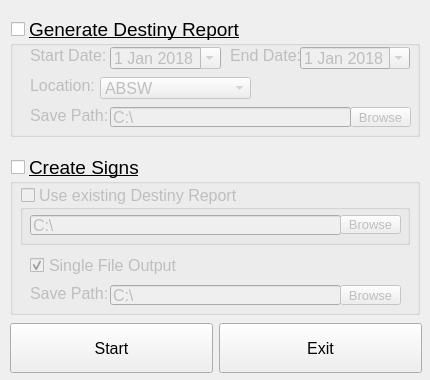
<?xml version="1.0" encoding="UTF-8"?>
<ui version="4.0">
 <class>mainWindow</class>
 <widget class="QWidget" name="mainWindow">
  <property name="windowModality">
   <enum>Qt::NonModal</enum>
  </property>
  <property name="enabled">
   <bool>true</bool>
  </property>
  <property name="geometry">
   <rect>
    <x>0</x>
    <y>0</y>
    <width>430</width>
    <height>380</height>
   </rect>
  </property>
  <property name="sizePolicy">
   <sizepolicy hsizetype="Fixed" vsizetype="Fixed">
    <horstretch>0</horstretch>
    <verstretch>0</verstretch>
   </sizepolicy>
  </property>
  <property name="minimumSize">
   <size>
    <width>430</width>
    <height>380</height>
   </size>
  </property>
  <property name="maximumSize">
   <size>
    <width>430</width>
    <height>380</height>
   </size>
  </property>
  <property name="baseSize">
   <size>
    <width>430</width>
    <height>325</height>
   </size>
  </property>
  <property name="windowTitle">
   <string>Auto Schedule</string>
  </property>
  <widget class="QWidget" name="gridLayoutWidget">
   <property name="geometry">
    <rect>
     <x>10</x>
     <y>10</y>
     <width>412</width>
     <height>371</height>
    </rect>
   </property>
   <layout class="QVBoxLayout" name="widgetVerticalLayout">
    <property name="sizeConstraint">
     <enum>QLayout::SetDefaultConstraint</enum>
    </property>
    <item>
     <widget class="QGroupBox" name="genReportBox">
      <property name="minimumSize">
       <size>
        <width>410</width>
        <height>120</height>
       </size>
      </property>
      <property name="maximumSize">
       <size>
        <width>410</width>
        <height>120</height>
       </size>
      </property>
      <property name="font">
       <font>
        <family>Tahoma</family>
        <pointsize>14</pointsize>
        <underline>true</underline>
       </font>
      </property>
      <property name="title">
       <string>Generate Destiny Report</string>
      </property>
      <property name="checkable">
       <bool>true</bool>
      </property>
      <property name="checked">
       <bool>false</bool>
      </property>
      <widget class="QComboBox" name="selectLocation">
       <property name="geometry">
        <rect>
         <x>90</x>
         <y>60</y>
         <width>151</width>
         <height>22</height>
        </rect>
       </property>
       <property name="font">
        <font>
         <pointsize>12</pointsize>
         <underline>false</underline>
        </font>
       </property>
       <property name="editable">
        <bool>false</bool>
       </property>
       <item>
        <property name="text">
         <string>ABSW</string>
        </property>
       </item>
       <item>
        <property name="text">
         <string>Belmont</string>
        </property>
       </item>
       <item>
        <property name="text">
         <string>Golden Bear Center</string>
        </property>
       </item>
       <item>
        <property name="text">
         <string>San Francisco Center</string>
        </property>
       </item>
      </widget>
      <widget class="QLabel" name="startDateLabel">
       <property name="geometry">
        <rect>
         <x>20</x>
         <y>30</y>
         <width>81</width>
         <height>16</height>
        </rect>
       </property>
       <property name="font">
        <font>
         <family>Tahoma</family>
         <pointsize>12</pointsize>
         <underline>false</underline>
        </font>
       </property>
       <property name="text">
        <string>Start Date:</string>
       </property>
      </widget>
      <widget class="QToolButton" name="browseSaveReportButton">
       <property name="geometry">
        <rect>
         <x>340</x>
         <y>90</y>
         <width>61</width>
         <height>20</height>
        </rect>
       </property>
       <property name="font">
        <font>
         <pointsize>10</pointsize>
         <underline>false</underline>
        </font>
       </property>
       <property name="text">
        <string>Browse</string>
       </property>
       <property name="checkable">
        <bool>false</bool>
       </property>
       <property name="popupMode">
        <enum>QToolButton::InstantPopup</enum>
       </property>
       <property name="toolButtonStyle">
        <enum>Qt::ToolButtonTextOnly</enum>
       </property>
      </widget>
      <widget class="QLineEdit" name="selectSaveReportPath">
       <property name="geometry">
        <rect>
         <x>100</x>
         <y>90</y>
         <width>241</width>
         <height>20</height>
        </rect>
       </property>
       <property name="font">
        <font>
         <pointsize>12</pointsize>
         <underline>false</underline>
        </font>
       </property>
       <property name="text">
        <string>C:\</string>
       </property>
       <property name="readOnly">
        <bool>false</bool>
       </property>
      </widget>
      <widget class="QDateEdit" name="selectStartDate">
       <property name="geometry">
        <rect>
         <x>100</x>
         <y>30</y>
         <width>111</width>
         <height>22</height>
        </rect>
       </property>
       <property name="font">
        <font>
         <family>Tahoma</family>
         <pointsize>12</pointsize>
         <weight>50</weight>
         <bold>false</bold>
         <underline>false</underline>
        </font>
       </property>
       <property name="frame">
        <bool>true</bool>
       </property>
       <property name="showGroupSeparator" stdset="0">
        <bool>false</bool>
       </property>
       <property name="calendarPopup">
        <bool>true</bool>
       </property>
       <property name="date">
        <date>
         <year>2018</year>
         <month>1</month>
         <day>1</day>
        </date>
       </property>
      </widget>
      <widget class="QLabel" name="locationLabel">
       <property name="geometry">
        <rect>
         <x>20</x>
         <y>60</y>
         <width>71</width>
         <height>16</height>
        </rect>
       </property>
       <property name="font">
        <font>
         <family>Tahoma</family>
         <pointsize>12</pointsize>
         <underline>false</underline>
        </font>
       </property>
       <property name="text">
        <string>Location:</string>
       </property>
      </widget>
      <widget class="QLabel" name="saveReportPathLabel">
       <property name="geometry">
        <rect>
         <x>20</x>
         <y>90</y>
         <width>81</width>
         <height>16</height>
        </rect>
       </property>
       <property name="font">
        <font>
         <family>Tahoma</family>
         <pointsize>12</pointsize>
         <underline>false</underline>
        </font>
       </property>
       <property name="text">
        <string>Save Path:</string>
       </property>
      </widget>
      <widget class="QLabel" name="endDateLabel">
       <property name="geometry">
        <rect>
         <x>220</x>
         <y>30</y>
         <width>71</width>
         <height>16</height>
        </rect>
       </property>
       <property name="font">
        <font>
         <family>Tahoma</family>
         <pointsize>12</pointsize>
         <weight>50</weight>
         <bold>false</bold>
         <underline>false</underline>
        </font>
       </property>
       <property name="text">
        <string>End Date:</string>
       </property>
      </widget>
      <widget class="QDateEdit" name="selectEndDate">
       <property name="geometry">
        <rect>
         <x>290</x>
         <y>30</y>
         <width>110</width>
         <height>22</height>
        </rect>
       </property>
       <property name="font">
        <font>
         <pointsize>12</pointsize>
         <underline>false</underline>
        </font>
       </property>
       <property name="focusPolicy">
        <enum>Qt::WheelFocus</enum>
       </property>
       <property name="calendarPopup">
        <bool>true</bool>
       </property>
       <property name="date">
        <date>
         <year>2018</year>
         <month>1</month>
         <day>1</day>
        </date>
       </property>
      </widget>
      <zorder>selectLocation</zorder>
      <zorder>startDateLabel</zorder>
      <zorder>browseSaveReportButton</zorder>
      <zorder>selectSaveReportPath</zorder>
      <zorder>selectStartDate</zorder>
      <zorder>locationLabel</zorder>
      <zorder>saveReportPathLabel</zorder>
      <zorder>endDateLabel</zorder>
      <zorder>selectEndDate</zorder>
      <zorder>createSignsBox</zorder>
     </widget>
    </item>
    <item>
     <widget class="QGroupBox" name="createSignsBox">
      <property name="enabled">
       <bool>true</bool>
      </property>
      <property name="minimumSize">
       <size>
        <width>150</width>
        <height>160</height>
       </size>
      </property>
      <property name="maximumSize">
       <size>
        <width>410</width>
        <height>150</height>
       </size>
      </property>
      <property name="font">
       <font>
        <family>Tahoma</family>
        <pointsize>14</pointsize>
        <underline>true</underline>
       </font>
      </property>
      <property name="title">
       <string>Create Signs</string>
      </property>
      <property name="checkable">
       <bool>true</bool>
      </property>
      <property name="checked">
       <bool>false</bool>
      </property>
      <widget class="QCheckBox" name="singleOutputCheckbox">
       <property name="geometry">
        <rect>
         <x>20</x>
         <y>100</y>
         <width>151</width>
         <height>21</height>
        </rect>
       </property>
       <property name="font">
        <font>
         <pointsize>12</pointsize>
         <underline>false</underline>
        </font>
       </property>
       <property name="text">
        <string>Single File Output</string>
       </property>
       <property name="checked">
        <bool>true</bool>
       </property>
      </widget>
      <widget class="QGroupBox" name="useExistingReportBox">
       <property name="geometry">
        <rect>
         <x>10</x>
         <y>30</y>
         <width>390</width>
         <height>60</height>
        </rect>
       </property>
       <property name="maximumSize">
        <size>
         <width>390</width>
         <height>60</height>
        </size>
       </property>
       <property name="font">
        <font>
         <pointsize>12</pointsize>
         <underline>false</underline>
        </font>
       </property>
       <property name="title">
        <string>Use existing Destiny Report</string>
       </property>
       <property name="checkable">
        <bool>true</bool>
       </property>
       <property name="checked">
        <bool>false</bool>
       </property>
       <widget class="QLineEdit" name="selectExistingReportPath">
        <property name="geometry">
         <rect>
          <x>10</x>
          <y>30</y>
          <width>311</width>
          <height>20</height>
         </rect>
        </property>
        <property name="font">
         <font>
          <pointsize>12</pointsize>
         </font>
        </property>
        <property name="text">
         <string>C:\</string>
        </property>
        <property name="readOnly">
         <bool>false</bool>
        </property>
       </widget>
       <widget class="QToolButton" name="browseExistingReportButton">
        <property name="geometry">
         <rect>
          <x>320</x>
          <y>30</y>
          <width>61</width>
          <height>19</height>
         </rect>
        </property>
        <property name="font">
         <font>
          <pointsize>10</pointsize>
         </font>
        </property>
        <property name="text">
         <string>Browse</string>
        </property>
        <property name="popupMode">
         <enum>QToolButton::InstantPopup</enum>
        </property>
        <property name="toolButtonStyle">
         <enum>Qt::ToolButtonTextOnly</enum>
        </property>
        <property name="autoRaise">
         <bool>false</bool>
        </property>
        <property name="arrowType">
         <enum>Qt::NoArrow</enum>
        </property>
       </widget>
       <zorder>selectExistingReportPath</zorder>
       <zorder>browseExistingReportButton</zorder>
       <zorder>genReportBox</zorder>
       <zorder>genReportBox</zorder>
      </widget>
      <widget class="QLineEdit" name="selectSaveSignsPath">
       <property name="geometry">
        <rect>
         <x>100</x>
         <y>130</y>
         <width>231</width>
         <height>20</height>
        </rect>
       </property>
       <property name="font">
        <font>
         <pointsize>12</pointsize>
         <underline>false</underline>
        </font>
       </property>
       <property name="text">
        <string>C:\</string>
       </property>
       <property name="readOnly">
        <bool>false</bool>
       </property>
      </widget>
      <widget class="QToolButton" name="browseSaveSignsButton">
       <property name="geometry">
        <rect>
         <x>330</x>
         <y>130</y>
         <width>61</width>
         <height>20</height>
        </rect>
       </property>
       <property name="font">
        <font>
         <pointsize>10</pointsize>
         <underline>false</underline>
        </font>
       </property>
       <property name="text">
        <string>Browse</string>
       </property>
       <property name="checkable">
        <bool>false</bool>
       </property>
       <property name="popupMode">
        <enum>QToolButton::InstantPopup</enum>
       </property>
       <property name="toolButtonStyle">
        <enum>Qt::ToolButtonTextOnly</enum>
       </property>
      </widget>
      <widget class="QLabel" name="saveSignsPathLabel">
       <property name="geometry">
        <rect>
         <x>20</x>
         <y>130</y>
         <width>81</width>
         <height>16</height>
        </rect>
       </property>
       <property name="font">
        <font>
         <family>Tahoma</family>
         <pointsize>12</pointsize>
         <underline>false</underline>
        </font>
       </property>
       <property name="text">
        <string>Save Path:</string>
       </property>
      </widget>
     </widget>
    </item>
    <item>
     <layout class="QGridLayout" name="startExitLayout">
      <item row="0" column="1">
       <widget class="QPushButton" name="exitButton">
        <property name="minimumSize">
         <size>
          <width>0</width>
          <height>50</height>
         </size>
        </property>
        <property name="font">
         <font>
          <family>Tahoma</family>
          <pointsize>12</pointsize>
         </font>
        </property>
        <property name="text">
         <string>Exit</string>
        </property>
       </widget>
      </item>
      <item row="0" column="0">
       <widget class="QPushButton" name="StartButton">
        <property name="minimumSize">
         <size>
          <width>0</width>
          <height>50</height>
         </size>
        </property>
        <property name="font">
         <font>
          <family>Tahoma</family>
          <pointsize>12</pointsize>
         </font>
        </property>
        <property name="text">
         <string>Start</string>
        </property>
       </widget>
      </item>
     </layout>
    </item>
   </layout>
  </widget>
 </widget>
 <resources/>
 <connections/>
</ui>
